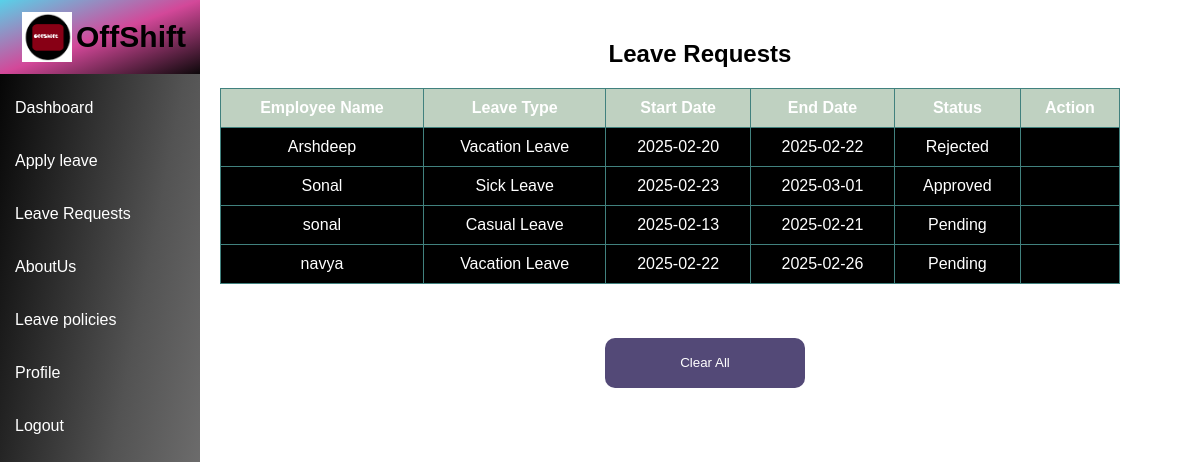
The app's page /leave1 with its own data.
### app.py (models this page shows)
class LeaveRequest(db.Model):
    id = db.Column(db.Integer, primary_key=True)
    employee_name = db.Column(db.String(100), nullable=False)
    leave_type = db.Column(db.String(50), nullable=False)
    start_date = db.Column(db.String(10), nullable=False)
    end_date = db.Column(db.String(10), nullable=False)
    status = db.Column(db.String(20), default="Pending")

### app.py (the view)
@app.route('/leave1')
def leave1():
    leave_requests = LeaveRequest.query.all()
    return render_template('leave1.html', leave_requests=leave_requests)

### templates/leave1.html (shortened to what this page needs)
<!DOCTYPE html>
<html lang="en">
<head>
    <link rel="stylesheet" href="{{ url_for('static', filename='leave.css') }}">
</head>
<body>
    <div class="container">
        <nav>
            <header>
                <img id="logo1" src="{{ url_for('static', filename='images/logo.png') }}" alt="">
                <div id="logo" class="shadows-into-light-regular">OffShift</div>
            </header>
            <ul>
                <li><a href="{{ url_for('index') }}">Dashboard</a></li>
                <li><a href="{{ url_for('apply_leave') }}">Apply leave</a></li>
                <li><a href="{{ url_for('leave1') }}">Leave Requests</a></li>
                <li><a href="{{ url_for('AboutUs') }}">AboutUs</a></li>
                <li><a href="{{ url_for('policy') }}">Leave policies</a></li>
                <li><a href="{{ url_for('profile') }}">Profile</a></li>
                <li><a href="/logout">Logout</a></li>
            </ul>
        </nav>
        <div id="main">
            <h2>Leave Requests</h2>
            <table>
                <thead>
                    <tr>
                        <th>Employee Name</th>
                        <th>Leave Type</th>
                        <th>Start Date</th>
                        <th>End Date</th>
                        <th>Status</th>
                        <th>Action</th>
                    </tr>
                </thead>
                <tbody>
                    {% for request in leave_requests %}
                    <tr>
                        <td>{{ request.employee_name }}</td>
                        <td>{{ request.leave_type }}</td>
                        <td>{{ request.start_date }}</td>
                        <td>{{ request.end_date }}</td>
                        <td>{{ request.status }}</td>
                        <td>
                        </td>
                    </tr>
                    {% endfor %}
                </tbody>
            </table>
            <br><br><br>
            <form action="{{ url_for('clear1') }}" method="POST">
                <button id="clear1" type="submit">Clear All</button>
            </form>
        </div>
    </div>
</body>
</html>

### static/leave.css (style rules this page uses)
body { font-family: Arial, sans-serif; margin: 0; padding: 0; background-image: url('https://cdn.pixabay.com/photo/2017/03/01/22/09/background-2109754_1280.jpg') ; }
.container { display: flex; }
header { background: linear-gradient(to bottom right,rgb(88, 209, 233),rgb(211, 72, 153),rgb(12, 8, 10)); color: BLACK; padding: 10px 20px; margin:0 ; flex: 0 ; display: flex; align-items: center; }
header #logo { color:black; font-size:30px; font-weight: bold; margin-right:0; padding:2px; }
header #logo1 { height:50px; width:50px; padding:2px; }
nav { background: linear-gradient(to bottom right,black,rgb(83, 83, 83),rgb(139, 138, 138)); color: white; width: 200px; height: 130vh; padding: 0; margin: 0; }
nav ul { list-style: none; padding: 0; margin: 0; }
nav ul li { margin: 15px 0; }
nav ul li a { color: white; text-decoration: none; padding: 10px 15px; display: block; }
#main { flex: 1; margin-top: 20px; }
h2 { text-align: center; }
table { background-color: rgb(0, 0, 0); color: white; width: 90%; border-collapse: collapse; margin-top: 20px; margin-left: 20px; }
th, td { padding: 10px; border: 1px solid #41817e; text-align: center; }
th { background-color: #bfd1c1; }
form { display: inline-block; margin: 0 5px; }
button { padding: 5px 10px; background-color: #4caf7a; color: white; border: none; cursor: pointer; }
#clear1 { height: 50px; width: 200px; background-color: #534977; border-radius: 10px; margin-left: 400px; }

### records on screen
LeaveRequest: employee_name "Arshdeep", leave_type "Vacation Leave", start_date "2025-02-20", end_date "2025-02-22", status "Rejected"
LeaveRequest: employee_name "Sonal", leave_type "Sick Leave", start_date "2025-02-23", end_date "2025-03-01", status "Approved"
LeaveRequest: employee_name "sonal", leave_type "Casual Leave", start_date "2025-02-13", end_date "2025-02-21", status "Pending"
LeaveRequest: employee_name "navya", leave_type "Vacation Leave", start_date "2025-02-22", end_date "2025-02-26", status "Pending"
